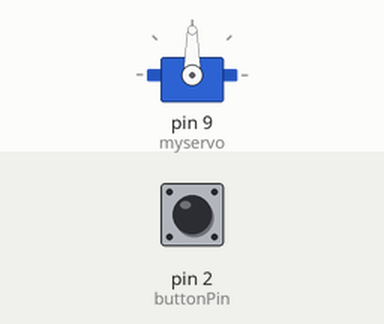
The sketch below on a simulated Arduino Uno, built with avr-gcc and run on an emulated ATmega328P. Shown: servo. The test bench sets the inputs (shaded band); at power-on: pin 2 (buttonPin) LOW. Random numbers use the default seed unless the sketch sets one; what the sketch prints to the serial monitor is not drawn.

Above: at 1.2 s.
1.3 s: pin 2 (buttonPin) pulled HIGH for 0.15 s
At 2.2 s:
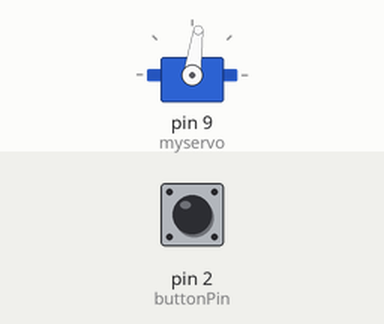
2.9 s: pin 2 (buttonPin) pulled HIGH for 1 s
At 3.4 s:
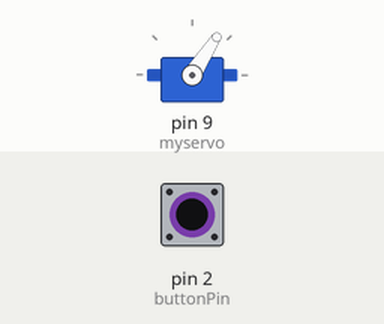
5.4 s: pin 2 (buttonPin) pulled HIGH for 0.15 s
At 6.5 s:
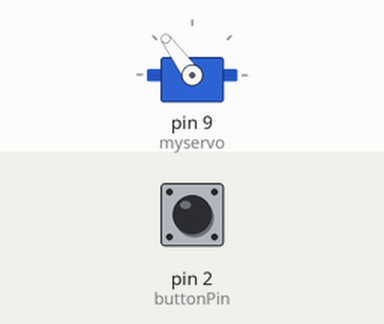
7.0 s: pin 2 (buttonPin) pulled HIGH for 3.2 s
At 7.7 s:
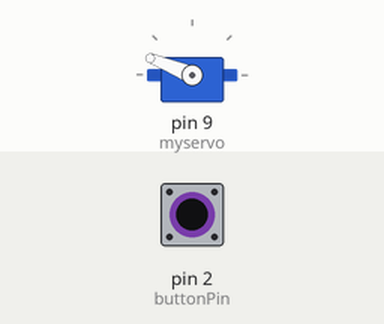
11.7 s: pin 2 (buttonPin) pulled HIGH for 0.15 s
At 12.5 s:
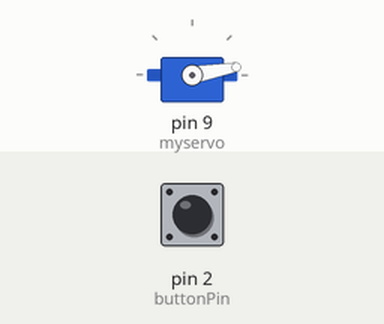
13.3 s: pin 2 (buttonPin) pulsed HIGH 5 times (0.12 s each, 0.3 s apart)
At 14.35 s:
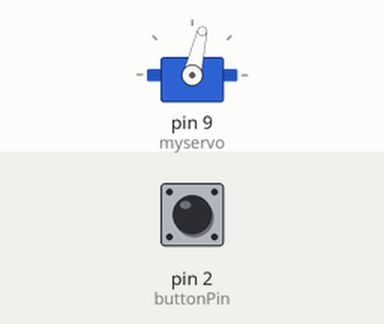
Timing chart, 0 to 16.3 s (numbered marks = the images above; inputs shaded):
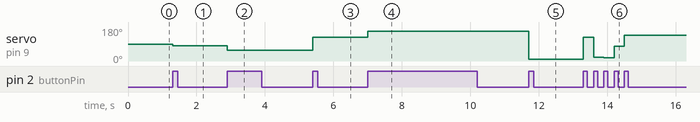

Measured:
- after the input at 1.3 s, servo on pin 9 (myservo): 90° → 82° at once
- after the input at 2.9 s, servo on pin 9 (myservo): 82° → 57° at once
- after the input at 5.4 s, servo on pin 9 (myservo): 57° → 126° at once
- after the input at 7.0 s, servo on pin 9 (myservo): 126° → 158° at once
- after the input at 11.7 s, servo on pin 9 (myservo): 158° → 10° at once
- after the input at 13.3 s, servo on pin 9 (myservo): 10° → 127° at once, → 21° 0.30 s later, → 16° 0.30 s later, → 77° 0.30 s later, … (5 changes in this stretch)

The sketch:

random_servo_draw.ino
```cpp
#include <Servo.h>

Servo myservo;
const int buttonPin = 2; // 按鈕連接到 D2
int buttonState = 0;
int lastButtonState = 0;

void setup() {
  myservo.attach(9);  // 伺服馬達接在9號腳位
  pinMode(buttonPin, INPUT);
  Serial.begin(9600);
  randomSeed(analogRead(0)); // 使用未連接的類比腳位作為隨機種子
}

void loop() {
  buttonState = digitalRead(buttonPin);

  if (buttonState == HIGH && lastButtonState == LOW) {
    int randomAngle = random(0, 181); // 產生0到180之間的隨機角度
    myservo.write(randomAngle);
    Serial.print("隨機角度：");
    Serial.println(randomAngle);
    delay(200); // 按鍵消抖動
  }

  lastButtonState = buttonState;
}
```

random_draw.ino
```cpp

```

servo_basic.ino
```cpp

```
